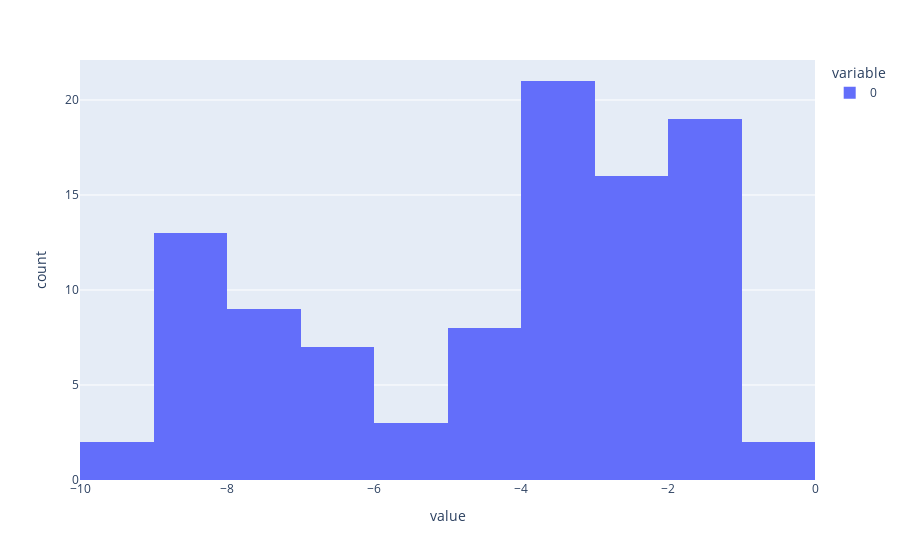

Notebook source saved alongside this figure:
### Code cell
px.histogram(abs_loss_dict['G0_loss'].log().tolist())

### Figure 1 — Plotly figure (JSON) as saved in the notebook; plotly's stock layout.template omitted (floating-point values rounded to 4 significant figures)
{"data": [{"alignmentgroup": "True", "bingroup": "x", "hovertemplate": "variable=0<br>value=%{x}<br>count=%{y}<extra></extra>", "legendgroup": "0", "marker": {"color": "#636efa", "pattern": {"shape": ""}}, "name": "0", "offsetgroup": "0", "orientation": "v", "showlegend": true, "type": "histogram", "x": [-6.142, -3.213, -2.003, -2.351, -2.073, -2.354, -3.218, -5.169, -6.467, -6.914, -3.552, -7.181, -3.504, -7.646, -3.49, -3.953, -7.463, -3.088, -2.083, -1.814, -4.586, -4.541, -4.731, -1.178, -3.242, -4.801, -3.097, -6.686, -8.207, -1.264, -6.839, -0.7268, -2.89, -1.558, -1.317, -2.913, -2.972, -6.805, -0.8716, -3.779, -8.363, -8.426, -7.554, -5.142, -8.904, -1.897, -9.505, -8.762, -2.843, -2.133, -3.501, -4.254, -3.926, -3.378, -1.324, -8.334, -2.922, -1.894, -1.725, -1.601, -2.874, -4.645, -3.956, -8.277, -4.678, -3.138, -7.784, -1.78, -1.814, -4.574, -3.788, -3.475, -1.954, -1.975, -8.197, -1.349, -3.221, -8.006, -8.87, -1.699, -8.204, -7.455, -1.982, -7.22, -2.066, -1.479, -1.877, -3.162, -7.575, -2.23, -9.973, -8.621, -2.307, -5.495, -3.922, -3.748, -7.912, -8.069, -6.537, -2.243], "xaxis": "x", "yaxis": "y"}], "layout": {"autosize": true, "barmode": "relative", "legend": {"title": {"text": "variable"}, "tracegroupgap": 0}, "margin": {"t": 60}, "xaxis": {"anchor": "y", "autorange": true, "domain": [0, 1], "range": [-10, 0], "title": {"text": "value"}, "type": "linear"}, "yaxis": {"anchor": "x", "autorange": true, "domain": [0, 1], "range": [0, 22.11], "title": {"text": "count"}}}}
